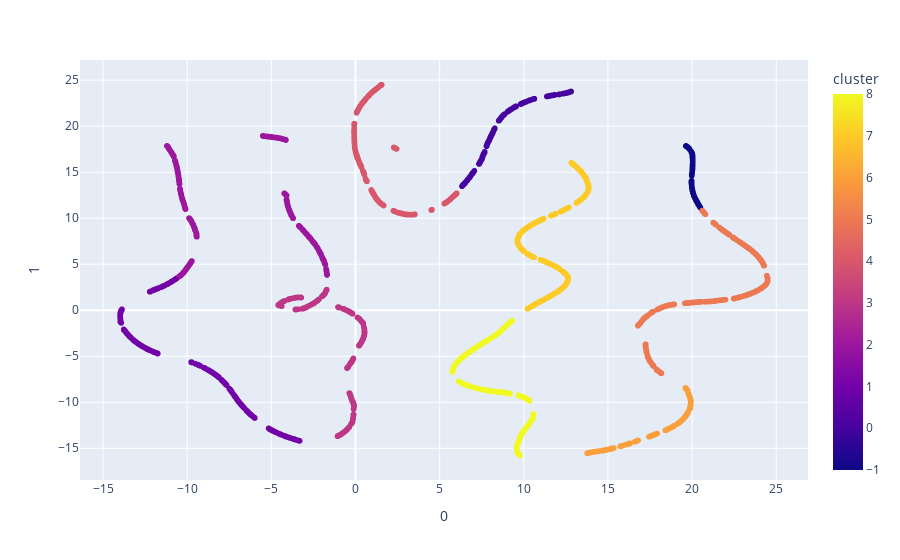

Notebook source saved alongside this figure:
### Code cell
fig_2d = px.scatter(
    clusterable_embedding_2d, x=0, y=1,
    color=labels_2d, labels={'color': 'cluster'}
)
fig_2d.show()

### Figure 1 — Plotly figure (JSON) as saved in the notebook; plotly's stock layout.template omitted (floating-point values rounded to 4 significant figures; data arrays with more than 128 entries replaced by an {"elided": "..."} marker saying what was removed)
{"data": [{"hovertemplate": "0=%{x}<br>1=%{y}<br>cluster=%{marker.color}<extra></extra>", "legendgroup": "", "marker": {"color": {"elided": "5921 int values"}, "coloraxis": "coloraxis", "symbol": "circle"}, "mode": "markers", "name": "", "showlegend": false, "type": "scattergl", "x": {"elided": "5921 float values"}, "xaxis": "x", "y": {"elided": "5921 float values"}, "yaxis": "y"}], "layout": {"coloraxis": {"colorbar": {"title": {"text": "cluster"}}, "colorscale": [[0, "#0d0887"], [0.1111, "#46039f"], [0.2222, "#7201a8"], [0.3333, "#9c179e"], [0.4444, "#bd3786"], [0.5556, "#d8576b"], [0.6667, "#ed7953"], [0.7778, "#fb9f3a"], [0.8889, "#fdca26"], [1, "#f0f921"]]}, "legend": {"tracegroupgap": 0}, "margin": {"t": 60}, "xaxis": {"anchor": "y", "domain": [0, 1], "title": {"text": "0"}}, "yaxis": {"anchor": "x", "domain": [0, 1], "title": {"text": "1"}}}}
